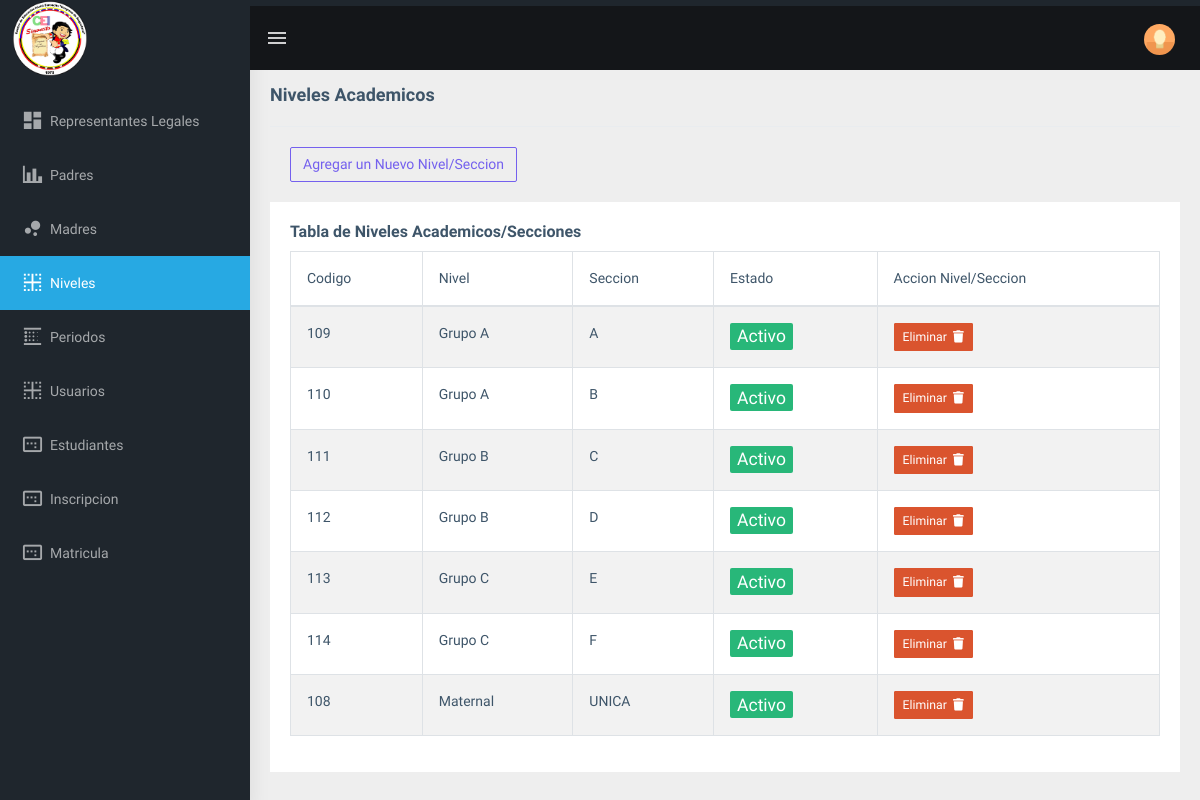
Page /admin/niveles.php (signed in) on the committed database.
### tables this page shows
CREATE TABLE `niveles` (
  `codigo_niveles` int(5) NOT NULL,
  `descripcion` varchar(50) NOT NULL,
  `codigo_estado` int(3) NOT NULL DEFAULT 1
);

CREATE TABLE `nivel_seccion` (
  `codigo_nivelseccion` int(11) NOT NULL,
  `codigo_niveles` int(5) NOT NULL,
  `codigo_seccion` int(5) NOT NULL,
  `estado` int(3) NOT NULL DEFAULT 1
);

CREATE TABLE `secciones` (
  `codigo_seccion` int(5) NOT NULL,
  `nombre` varchar(15) NOT NULL
);

CREATE TABLE `estado` (
  `codigo_estado` int(3) NOT NULL,
  `estado` varchar(25) NOT NULL
);

### admin/niveles.php (the view, shortened to what this page needs)
<!DOCTYPE html>
<html dir="ltr" lang="en">
<head>
    <link href="../assets/libs/flot/css/float-chart.css" rel="stylesheet">
    <link rel="stylesheet" type="text/css" href="../assets/extra-libs/multicheck/multicheck.css">
    <link href="../assets/libs/datatables.net-bs4/css/dataTables.bootstrap4.css" rel="stylesheet">
    <link href="../dist/css/style.min.css" rel="stylesheet">
    <link href="css/formulario.css" rel="stylesheet">
</head>
<body>
    <?php
    include 'includes/navbar.php';
    include '../php/conexion.php';
    $sentencia = ("SELECT a.*, b.estado AS nom, c.*, d.*
    FROM niveles a
    JOIN nivel_seccion d ON a.codigo_niveles = d.codigo_niveles
    JOIN estado b ON d.estado = b.codigo_estado
    JOIN secciones c ON c.codigo_seccion = d.codigo_seccion
    ORDER BY d.estado ASC, c.nombre ASC, a.descripcion ASC");
    $mostrar = mysqli_query($conexion, $sentencia);
    ?>
    <div class="page-wrapper">
        <div class="page-breadcrumb">
            <div class="row">
                <div class="col-12 d-flex no-block align-items-center">
                    <h4 class="page-title">Niveles Academicos</h4>
                </div>
            </div>
        </div>
        <div class="container-fluid">
            <div class="row">
                <div class="col-md-12">
                    <div class="border-top">
                        <div class="card-body">
                            <a href="acciones/agregar_nise.php" type="button" class="btn btn-outline-primary">Agregar un
                                Nuevo Nivel/Seccion</a>
                        </div>
                    </div>
                    <div class="card">
                        <div class="card-body">
                            <h5 class="card-title">Tabla de Niveles Academicos/Secciones</h5>
                            <div class="table-responsive">
                                <table   class="table table-striped table-bordered">
                                    <thead>
                                        <tr>
                                            <th>Codigo</th>
                                            <th>Nivel</th>
                                            <th>Seccion</th>
                                            <th>Estado</th>
                                            <th>Accion Nivel/Seccion</th>
                                        </tr>
                                    </thead>
                                    <tbody>
                                        <?php
                                        while ($r = mysqli_fetch_array($mostrar)) {
                                            $estado = $r['estado'];
                                            $clase_estado = ($estado == 1) ? 'badge badge-success custom-badge' : 'badge badge-danger custom-badge';
                                            ?>
                                            <tr>
                                                <th>
                                                    <?php echo $r['codigo_nivelseccion'] ?>
                                                </th>
                                                <th>
                                                    <?php echo $r['descripcion'] ?>
                                                </th>
                                                <th>
                                                    <?php echo $r['nombre'] ?>
                                                </th>
                                                <th>
                                                    <span class="<?php echo $clase_estado; ?>">
                                                        <?php echo $r['nom']; ?>
                                                    </span>
                                                </th>
                                                <th>
                                                    <button type="button" class="btn btn-danger btn-sm" data-toggle="modal"
                                                        data-target="#elim<?php echo $r['codigo_nivelseccion']; ?>">Eliminar
                                                        &nbsp;<i class="fa fa-trash"></i></button>
                                                </th>
                                            </tr>
                                            <?php
                                        }
                                        ?>
                                    </tbody>
                                </table>
                            </div>
                        </div>
                    </div>
                </div>
            </div>
        </div>
</body>
</html>

### admin/css/formulario.css (style rules this page uses)
* { box-sizing: border-box; }
.custom-badge { font-size: 1.25em; padding: 0.2em 0.4em; }

### rows in the picture
niveles: nivel_seccion.codigo_nivelseccion "109", descripcion "Grupo A", secciones.nombre "A", codigo_estado.estado "Activo", nivel_seccion.codigo_nivelseccion "110", secciones.nombre "B"
niveles: nivel_seccion.codigo_nivelseccion "111", descripcion "Grupo B", secciones.nombre "C", codigo_estado.estado "Activo", nivel_seccion.codigo_nivelseccion "112", secciones.nombre "D"
niveles: nivel_seccion.codigo_nivelseccion "113", descripcion "Grupo C", secciones.nombre "E", codigo_estado.estado "Activo", nivel_seccion.codigo_nivelseccion "114", secciones.nombre "F"
niveles: nivel_seccion.codigo_nivelseccion "108", descripcion "Maternal", secciones.nombre "UNICA", codigo_estado.estado "Activo"
